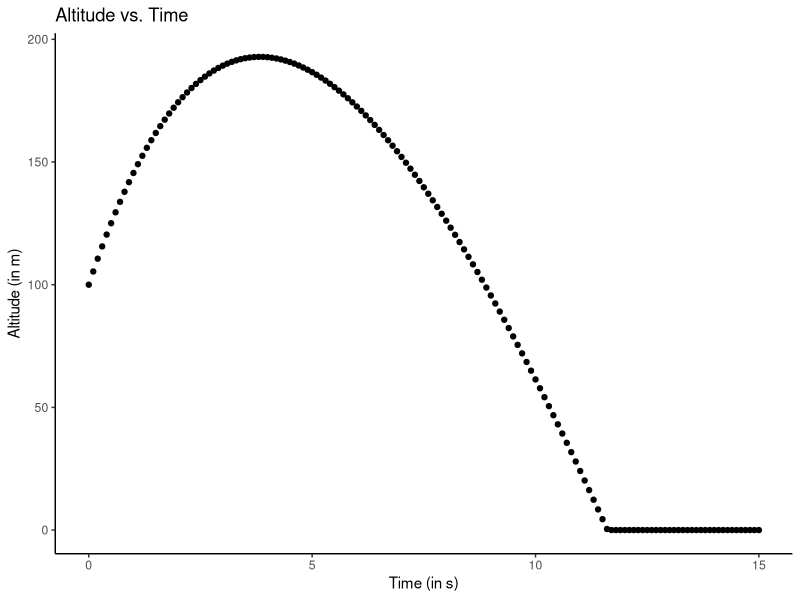
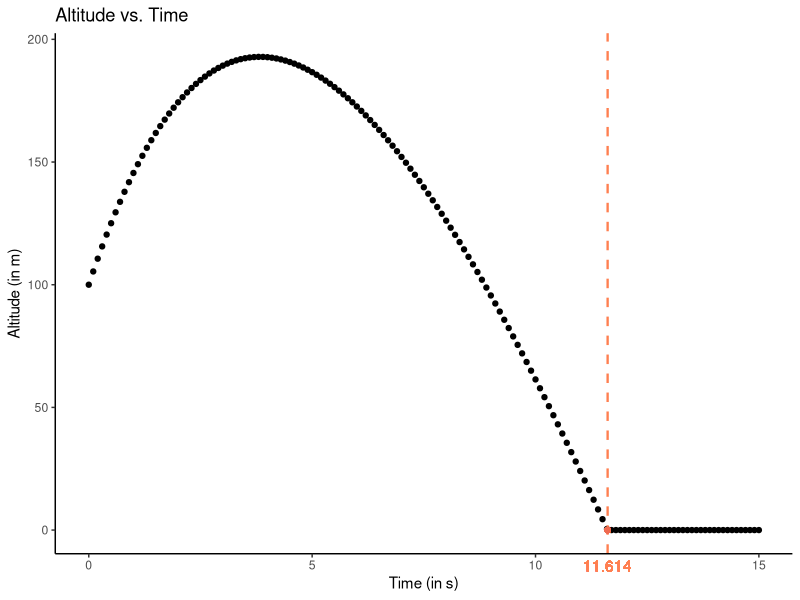
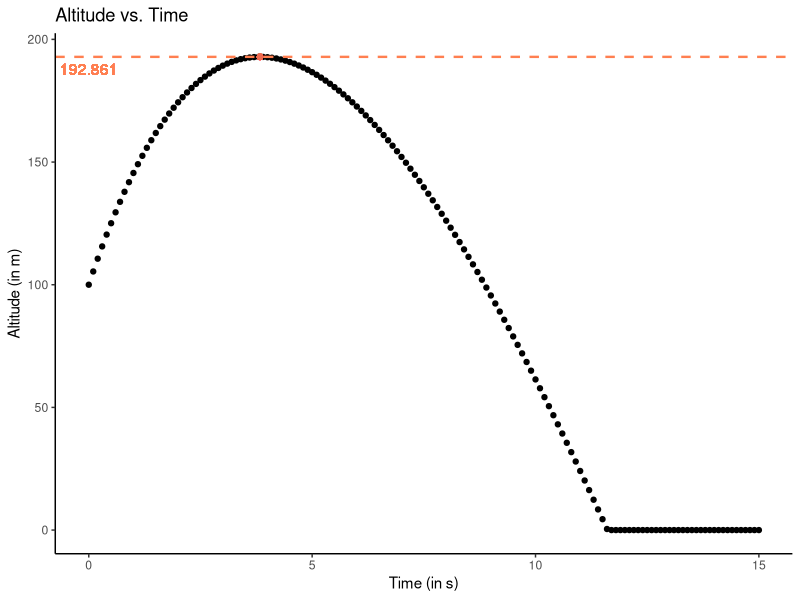
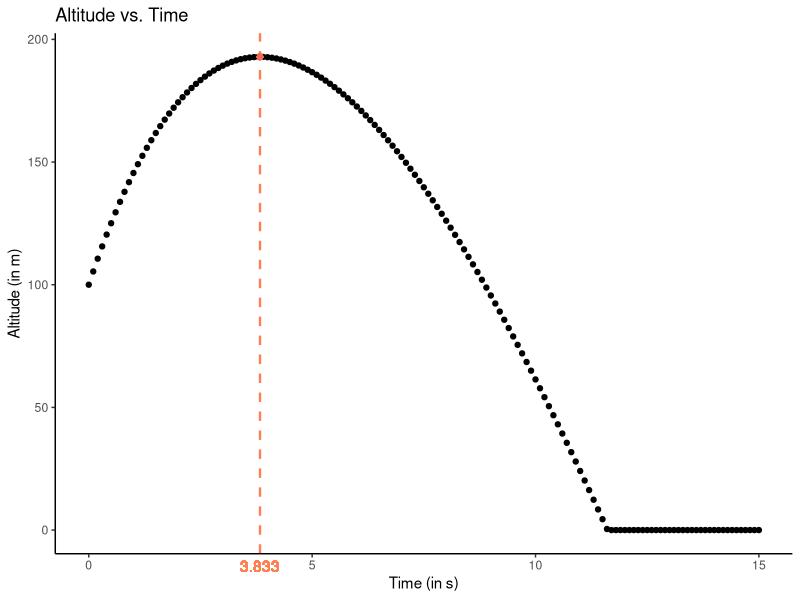

These figures' R source, in order:
## ---- chunk 1
knitr::opts_chunk$set(fig.width = 9, fig.height = 6) 
## ---- chunk 2
# Create height function with inputs for:

# time: time in seconds
# alt.init: initial altitude in meters
# mass: mass of object in kg
# vel.init: initial velocity in m/s
# drag: drag coefficients in kg/s
# g: gravity default to 9.81 m/s2

altitude.fun <- function(time, alt.init, mass, drag, vel.init, g)
{
  altitude = alt.init + 
             ( (mass/drag) * (vel.init + ((mass*g)/drag)) * (1 - exp((-drag/mass)*time)) ) - 
             ( (mass*g/drag)*time )
  
  altitude.out = ifelse(altitude < 0, 0, altitude) # if object hits ground set value to 0
  return(altitude.out)
}
## ---- chunk 3
library(ggplot2) # Library used to graph 2D functions

alt.init = 100 # Initial Height
vel.init = 55 # Initial Velocity
mass = 80 # Mass
drag = 15 # Linear Drag Coefficient
g = 9.81 # Force of Gravity
time = seq(from = 0, to = 15, by = .1) # Time from 0 to 15 seconds

# Running altitude.fun for time 0 to 15 seconds
y = altitude.fun(time, alt.init, mass, drag, vel.init, g)

# Plotting Function from above for time 0 seconds to 15 seconds
ggplot(data.frame(y, time), aes(x = time, y = y)) + 
  geom_point() + ggtitle('Altitude vs. Time') + 
  xlab('Time (in s)') + 
  ylab('Altitude (in m)') + 
  theme(panel.grid.major = element_blank(), 
        panel.grid.minor = element_blank(), 
        panel.background = element_blank(), 
        axis.line = element_line(colour = "black"))
## ---- chunk 4
# Running For Loop to find the first instance of time when ball hits the ground, 
# and then optimizing the function from 0 to that time t

for (t in time)
{
  if (altitude.fun(t, alt.init, mass, drag, vel.init, g) == 0)
  {
    min_t = optimize(f = altitude.fun, 
                          interval = c(0,t), 
                          alt.init = 100, 
                          mass = 80, 
                          drag = 15, 
                          vel.init = 55, 
                          g = 9.81, 
                          tol = 0.01)
    break
  }
}

print(paste0("Time it takes for the object to reach the ground is: ", 
             sprintf(min_t$minimum, fmt = '%#.3f')," seconds"))
## ---- chunk 5
# Plotting Function with minimum height indicator
ggplot(data.frame(y, time), aes(x = time, y = y)) + 
  geom_point() + ggtitle('Altitude vs. Time') + 
  xlab('Time (in s)') + 
  ylab('Altitude (in m)') + 
  theme(panel.grid.major = element_blank(), 
        panel.grid.minor = element_blank(), 
        panel.background = element_blank(), 
        axis.line = element_line(colour = "black")) +
  geom_vline(xintercept = min_t$minimum, 
             linetype = 'dashed', 
             color = 'coral', 
             linewidth = 0.8) +
  geom_point(aes(x=min_t$minimum,
                 y=min_t$objective), 
             colour="coral2")  + 
  geom_text(aes(label = round(min_t$minimum, 3), 
                x = min_t$minimum, 
                y = -Inf), 
            vjust = 1.5, col = 'coral') + 
  coord_cartesian(clip = 'off') 
## ---- chunk 6
# Using optimize to find both time and height where function reaches maximum
max_t = optimize(f = altitude.fun, 
                          interval = c(0,15), 
                          alt.init = 100, 
                          mass = 80, 
                          drag = 15, 
                          vel.init = 55, 
                          g = 9.81, 
                          tol = 0.01,
                          maximum = TRUE)

print(paste0("The maximum height the object reaches is : ", 
             sprintf(max_t$objective, fmt = '%#.3f')," meters")) 
## ---- chunk 7
# plotting graph with horizontal indicator
ggplot(data.frame(y, time), aes(x = time, y = y)) + 
  geom_point() + ggtitle('Altitude vs. Time') + 
  xlab('Time (in s)') + 
  ylab('Altitude (in m)') + 
  theme(panel.grid.major = element_blank(), 
        panel.grid.minor = element_blank(), 
        panel.background = element_blank(), 
        axis.line = element_line(colour = "black")) +
  geom_hline(yintercept = max_t$objective, 
             linetype = 'dashed', 
             color = 'coral', 
             linewidth = 0.8) +
  geom_point(aes(x=max_t$maximum, 
                 y=max_t$objective), 
             colour="coral2") + 
  geom_text(aes(label = round(max_t$objective, 3), 
                x = 0, 
                y = max_t$objective), 
            vjust = 1.5, 
            col = 'coral') + 
  coord_cartesian(clip = 'off') 
## ---- chunk 8
print(paste0("Time it takes for the object to reach the maximum height is: ", 
             sprintf(max_t$maximum, fmt = '%#.3f')," seconds"))

# Plotting graph with vertical indicator
ggplot(data.frame(y, time), aes(x = time, y = y)) + 
  geom_point() + ggtitle('Altitude vs. Time') + 
  xlab('Time (in s)') + 
  ylab('Altitude (in m)') + 
  theme(panel.grid.major = element_blank(), 
        panel.grid.minor = element_blank(), 
        panel.background = element_blank(), 
        axis.line = element_line(colour = "black")) +
  geom_vline(xintercept = max_t$maximum, 
             linetype = 'dashed',
             color = 'coral', 
             linewidth = 0.8) +
  geom_point(aes(x=max_t$maximum,
                 y=max_t$objective), 
             colour="coral2") + 
  geom_text(aes(label = round(max_t$maximum, 3), 
                x = max_t$maximum, y = -Inf), 
            vjust = 1.5, col = 'coral') + 
  coord_cartesian(clip = 'off') 
